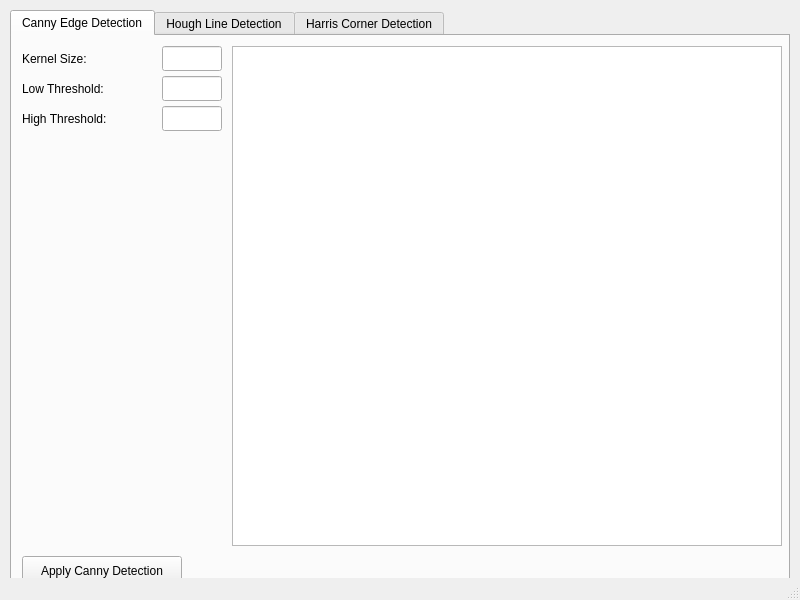
<ui version="4.0">
 <class>MainWindow</class>
 <widget class="QMainWindow" name="MainWindow">
  <property name="geometry">
   <rect>
    <x>0</x>
    <y>0</y>
    <width>800</width>
    <height>600</height>
   </rect>
  </property>
  <property name="windowTitle">
   <string>Image Processing Application</string>
  </property>
  <widget class="QWidget" name="centralwidget">
   <widget class="QTabWidget" name="tabWidget">
    <property name="geometry">
     <rect>
      <x>10</x>
      <y>10</y>
      <width>780</width>
      <height>580</height>
     </rect>
    </property>
    <widget class="QWidget" name="tabCanny">
     <attribute name="title">
      <string>Canny Edge Detection</string>
     </attribute>
     <!-- Widgets for Canny Edge Detection -->
     <widget class="QPushButton" name="applyCannyButton">
      <property name="geometry">
       <rect>
        <x>10</x>
        <y>520</y>
        <width>160</width>
        <height>30</height>
       </rect>
      </property>
      <property name="text">
       <string>Apply Canny Detection</string>
      </property>
     </widget>
     <widget class="QLineEdit" name="kernelLineEdit">
      <property name="geometry">
       <rect>
        <x>150</x>
        <y>10</y>
        <width>60</width>
        <height>25</height>
       </rect>
      </property>
     </widget>
     <widget class="QLineEdit" name="lowThresholdLineEdit">
      <property name="geometry">
       <rect>
        <x>150</x>
        <y>40</y>
        <width>60</width>
        <height>25</height>
       </rect>
      </property>
     </widget>
     <widget class="QLineEdit" name="highThresholdLineEdit">
      <property name="geometry">
       <rect>
        <x>150</x>
        <y>70</y>
        <width>60</width>
        <height>25</height>
       </rect>
      </property>
     </widget>
     <widget class="QLabel" name="kernelLabel">
      <property name="geometry">
       <rect>
        <x>10</x>
        <y>10</y>
        <width>130</width>
        <height>25</height>
       </rect>
      </property>
      <property name="text">
       <string>Kernel Size:</string>
      </property>
     </widget>
     <widget class="QLabel" name="lowThresholdLabel">
      <property name="geometry">
       <rect>
        <x>10</x>
        <y>40</y>
        <width>130</width>
        <height>25</height>
       </rect>
      </property>
      <property name="text">
       <string>Low Threshold:</string>
      </property>
     </widget>
     <widget class="QLabel" name="highThresholdLabel">
      <property name="geometry">
       <rect>
        <x>10</x>
        <y>70</y>
        <width>130</width>
        <height>25</height>
       </rect>
      </property>
      <property name="text">
       <string>High Threshold:</string>
      </property>
     </widget>
     <widget class="QGraphicsView" name="cannyGraphicsView">
      <property name="geometry">
       <rect>
        <x>220</x>
        <y>10</y>
        <width>550</width>
        <height>500</height>
       </rect>
      </property>
     </widget>
    </widget>
    <widget class="QWidget" name="tabHough">
 <attribute name="title">
  <string>Hough Line Detection</string>
 </attribute>
 <!-- Widgets for Hough Line Detection -->
 <widget class="QPushButton" name="applyHoughButton">
  <property name="geometry">
   <rect>
    <x>10</x>
    <y>520</y>
    <width>160</width>
    <height>30</height>
   </rect>
  </property>
  <property name="text">
   <string>Apply Hough Detection</string>
  </property>
 </widget>
 <widget class="QLineEdit" name="rhoLineEdit">
  <property name="geometry">
   <rect>
    <x>150</x>
    <y>10</y>
    <width>60</width>
    <height>25</height>
   </rect>
  </property>
 </widget>
 <widget class="QLineEdit" name="thetaLineEdit">
  <property name="geometry">
   <rect>
    <x>150</x>
    <y>40</y>
    <width>60</width>
    <height>25</height>
   </rect>
  </property>
 </widget>
 <widget class="QLineEdit" name="houghThresholdLineEdit">
  <property name="geometry">
   <rect>
    <x>150</x>
    <y>70</y>
    <width>60</width>
    <height>25</height>
   </rect>
  </property>
 </widget>
 <widget class="QLabel" name="rhoLabel">
  <property name="geometry">
   <rect>
    <x>10</x>
    <y>10</y>
    <width>130</width>
    <height>25</height>
   </rect>
  </property>
  <property name="text">
   <string>Rho (resolution):</string>
  </property>
 </widget>
 <widget class="QLabel" name="thetaLabel">
  <property name="geometry">
   <rect>
    <x>10</x>
    <y>40</y>
    <width>130</width>
    <height>25</height>
   </rect>
  </property>
  <property name="text">
   <string>Theta (resolution in degrees):</string>
  </property>
 </widget>
 <widget class="QLabel" name="houghThresholdLabel">
  <property name="geometry">
   <rect>
    <x>10</x>
    <y>70</y>
    <width>130</width>
    <height>25</height>
   </rect>
  </property>
  <property name="text">
   <string>Hough Threshold:</string>
  </property>
 </widget>
 <widget class="QGraphicsView" name="houghGraphicsView">
  <property name="geometry">
   <rect>
    <x>220</x>
    <y>10</y>
    <width>550</width>
    <height>500</height>
   </rect>
  </property>
 </widget>
</widget>

    <widget class="QWidget" name="tabHarris">
 <attribute name="title">
  <string>Harris Corner Detection</string>
 </attribute>
 <!-- Widgets for Harris Corner Detection -->
 <widget class="QPushButton" name="applyHarrisButton">
  <property name="geometry">
   <rect>
    <x>10</x>
    <y>520</y>
    <width>160</width>
    <height>30</height>
   </rect>
  </property>
  <property name="text">
   <string>Apply Harris Detection</string>
  </property>
 </widget>
 <widget class="QLineEdit" name="harrisThresholdLineEdit">
  <property name="geometry">
   <rect>
    <x>150</x>
    <y>10</y>
    <width>60</width>
    <height>25</height>
   </rect>
  </property>
 </widget>
 <widget class="QLabel" name="harrisThresholdLabel">
  <property name="geometry">
   <rect>
    <x>10</x>
    <y>10</y>
    <width>130</width>
    <height>25</height>
   </rect>
  </property>
  <property name="text">
   <string>Corner Response Threshold:</string>
  </property>
 </widget>
 <widget class="QGraphicsView" name="harrisGraphicsView">
  <property name="geometry">
   <rect>
    <x>220</x>
    <y>10</y>
    <width>550</width>
    <height>500</height>
   </rect>
  </property>
 </widget>
</widget>

   </widget>
  </widget>
  <widget class="QMenuBar" name="menubar">
   <property name="geometry">
    <rect>
     <x>0</x>
     <y>0</y>
     <width>800</width>
     <height>21</height>
    </rect>
   </property>
   <widget class="QMenu" name="menuImageProcessing">
    <property name="title">
     <string>Options</string>
    </property>
   </widget>
  </widget>
  <widget class="QStatusBar" name="statusbar" />
 </widget>
 <resources />
 <connections />
</ui>
